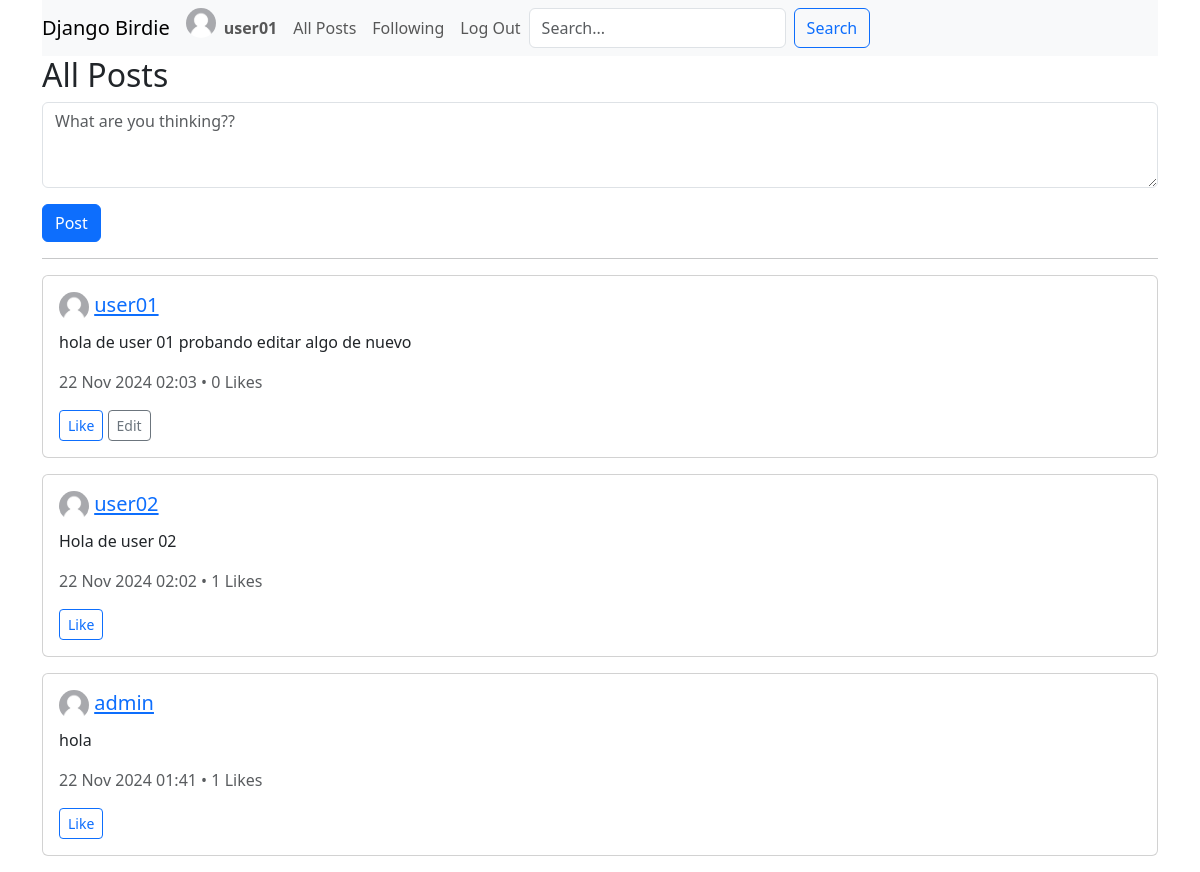
The page / (signed in) on the database as committed earlier.
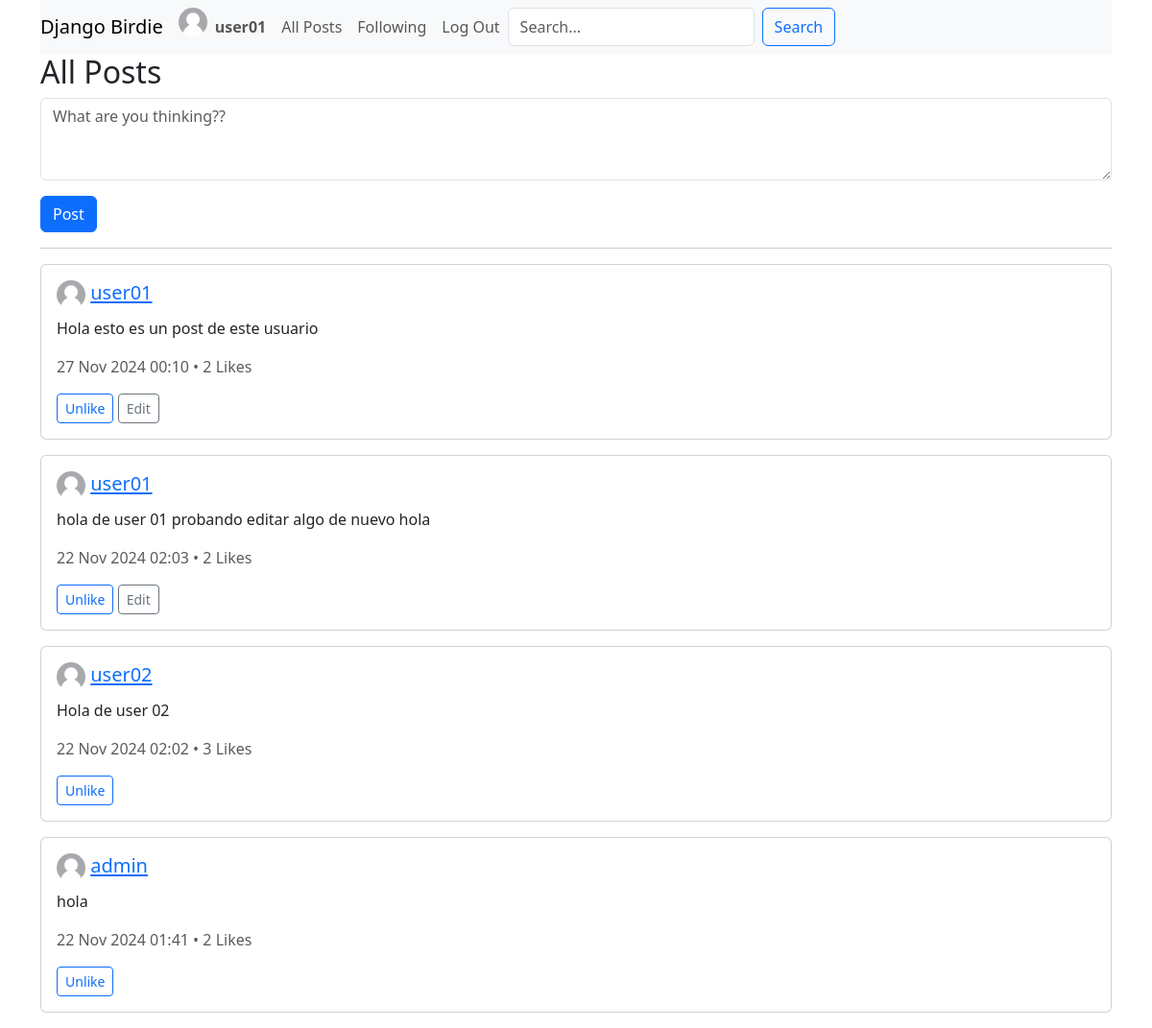
The same page on the database as committed later.
### network/models.py (models this page shows, shortened)
class User(AbstractUser):
    first_name = models.CharField(max_length=30)
    last_name = models.CharField(max_length=30)
    profile_picture = models.ImageField(upload_to='profile_pictures/', null=True, blank=True, default='user/default_profile.jpg')
    followers = models.ManyToManyField(
        'self', related_name='following', symmetrical=False, blank=True
    )

class Post(models.Model):
    user = models.ForeignKey(User, on_delete=models.CASCADE, related_name="posts")
    content = models.TextField(max_length=280)
    created_at = models.DateTimeField(auto_now_add=True)
    likes = models.ManyToManyField(User, related_name="liked_posts", blank=True)
    def like_count(self):
        return self.likes.count()

### network/views.py (the view)
# urls.py: path("", views.index, name="index"),
@login_required
def index(request):
    if request.method == "POST" and request.user.is_authenticated:
        form = PostForm(request.POST)
        if form.is_valid():
            new_post = form.save(commit=False)
            new_post.user = request.user
            new_post.save()
    posts = Post.objects.all().order_by('-created_at')
    paginator = Paginator(posts, 10)
    page_number = request.GET.get('page')
    page_obj = paginator.get_page(page_number)
    for post in page_obj:
        post.is_liked_by_user = request.user in post.likes.all()
    return render(request, "network/index.html", {
        "form": PostForm(),
        "posts": page_obj,
    })

### network/forms.py
class PostForm(forms.ModelForm):
    class Meta:
        model = Post
        fields = ['content']
        widgets = {
            'content': forms.Textarea(attrs={'class': 'form-control', 'rows': 3, 'placeholder': 'What are you thinking??'}),
        }
        labels = {
            'content': '',
        }

### network/templatetags/extras.py (called while the page is built)
@register.filter
def profile_picture_or_default(profile_picture):
    if profile_picture:
        return profile_picture.url
    return '/static/network/user/default_profile.jpg'

### network/templates/network/index.html (shortened to what this page needs)
{% extends "network/layout.html" %}
{% load extras %}
{% block body %}
<h2>All Posts</h2>
{% if user.is_authenticated %}
<form method="post">
    {{ form.as_p }}
    <button type="submit" class="btn btn-primary">Post</button>
</form>
<hr>
{% endif %}
<div>
    {% for post in posts %}
    <div class="card mb-3">
        <div class="card-body">
            <h5 class="card-title">
                <img src="{{ user.profile_picture|profile_picture_or_default }}" alt="Profile Picture" class="rounded-circle" width="30" height="30">
                <a href="{% url 'profile' post.user.username %}">
                    {{ post.user.username }}
                </a>
            </h5>
            <p class="card-text post-content" data-post-id="{{ post.id }}">{{ post.content }}</p>
            <p class="card-text text-muted">
                {{ post.created_at|date:"d M Y H:i" }} •
                <span class="like-count" data-post-id="{{ post.id }}">{{ post.like_count }}</span> Likes
            </p>
            <button
                class="btn btn-sm btn-outline-primary like-btn"
                data-post-id="{{ post.id }}"
                data-liked="{{ post.is_liked_by_user }}">
                {% if post.is_liked_by_user %}
                    Unlike
                {% else %}
                    Like
                {% endif %}
            </button>
            {% if post.user == user %}
                <button
                    class="btn btn-sm btn-outline-secondary edit-btn"
                    data-post-id="{{ post.id }}">
                    Edit
                </button>
            {% endif %}
        </div>
    </div>
    {% endfor %}
</div>
{% endblock %}

### network/templates/network/layout.html (shortened to what this page needs)
{% load static %}
{% load extras %}
<!DOCTYPE html>
<html lang="en">
    <head>
        <head>
            <link rel="stylesheet" href="{% static 'network/vendor/bootstrap/css/bootstrap.min.css' %}">
            <link href="{% static 'network/css/styles.css' %}" rel="stylesheet">
        </head>
    </head>
    <body>
        <div class="container">
            <nav class="navbar navbar-expand-lg navbar-light bg-light">
                <a class="navbar-brand" href="{% url 'index' %}">Django Birdie</a>
                <div>
                    <ul class="navbar-nav mr-auto">
                        {% if user.is_authenticated %}
                                <img src="{{ user.profile_picture|profile_picture_or_default }}" alt="Profile Picture" class="rounded-circle" width="30" height="30">
                            <li class="nav-item">
                                <a class="nav-link" href="#"><strong>{{ user.username }}</strong></a>
                            </li>
                        {% endif %}
                        <li class="nav-item">
                        <a class="nav-link" href="{% url 'index' %}">All Posts</a>
                        </li>
                        {% if user.is_authenticated %}
                            <li class="nav-item">
                                <a class="nav-link" href="{% url 'following' %}">Following</a>
                            </li>
                            <li class="nav-item">
                                <a class="nav-link" href="{% url 'logout' %}">Log Out</a>
                            </li>
                        {% endif %}
                        <form method="get" action="{% url 'search' %}" class="d-flex">
                            <input type="text" name="q" class="form-control me-2" placeholder="Search...">
                            <button class="btn btn-outline-primary" type="submit">Search</button>
                        </form>
                    </ul>
                </div>
            </nav>
            <div class="body">
                {% block body %}
                {% endblock %}
            </div>
        </div>
    </body>
</html>

Rows that differ between the two databases and show on the page:
added Post: user.username "user01", content "Hola esto es un post de este usuario", created_at "27 Nov 2024 00:10", like_count "2", shows "Unlike"
changed Post: content "hola de user 01 probando editar algo de nuevo" → "hola de user 01 probando editar algo de nuevo hola"; like_count "0" → "2"; text "Like" → "Unlike"
computed for Post "Hola de user 02": like_count "1" → "3"; text "Like" → "Unlike"
computed for Post "hola": like_count "1" → "2"; text "Like" → "Unlike"
